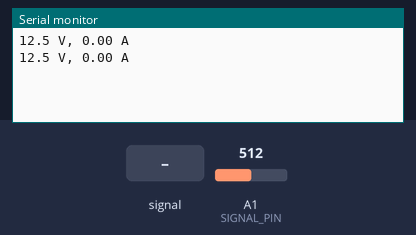
This sketch was run on a simulated Arduino Uno, built with avr-gcc and run on an emulated ATmega328P. On the bench: the last lines printed to the serial monitor. Inputs (shaded band) come from the test bench; at power-on: A1 (SIGNAL_PIN) = 512.

Above: at 1.8 s.
1.9 s: A1 (SIGNAL_PIN) fed a 200 Hz sine of ±81 counts around its level
At 2.6 s:
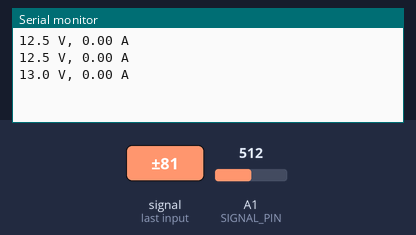
3.4 s: A1 (SIGNAL_PIN) set to 716
At 4.7 s:
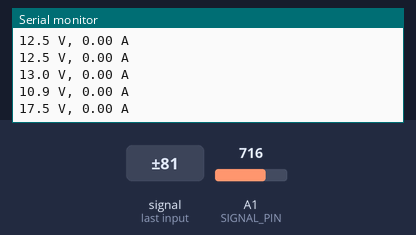
4.9 s: A1 (SIGNAL_PIN) fed a 1000 Hz sine of ±255 counts around its level
At 5.8 s:
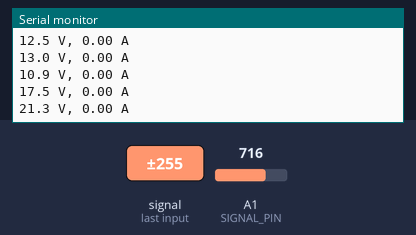
6.4 s: A1 (SIGNAL_PIN) set to 900
At 7.8 s:
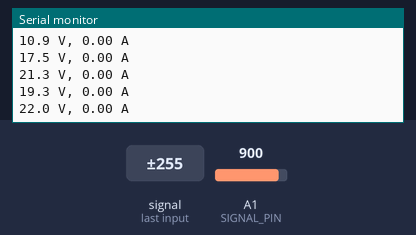
Timing chart, 0 to 8.9 s (numbered marks = the images above; inputs shaded):
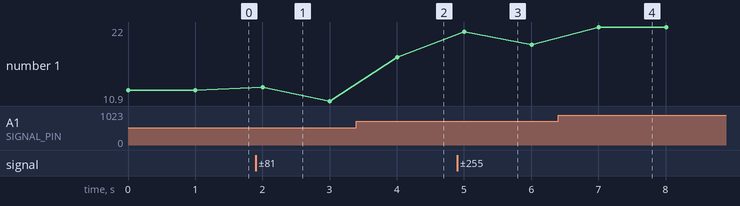

Measured:
- after the input at 1.9 s, the serial monitor: prints a new line after 0.10 s (image 1)
- after the input at 3.4 s, the serial monitor: prints a new line after 0.60 s (image 2)
- after the input at 4.9 s, the serial monitor: prints a new line after 0.11 s (image 3)
- after the input at 6.4 s, the serial monitor: prints a new line after 0.61 s (image 4)
- plotted number 1: 12.5 → 10.9 after the input at 1.9 s, 10.9 → 17.5 after the input at 3.4 s, 17.5 → 19.3 after the input at 4.9 s, 19.3 → 22 after the input at 6.4 s

The sketch:

current_dc_test.ino
```cpp
// Include Libraries
#include "Arduino.h"
#include "ACS712.h"

// Author: Alex Nastase
// adapted from Circuit.io and https://how2electronics.com/interfacing-0-25v-dc-voltage-sensor-with-arduino/
// Pin Definitions
#define ACS712_PIN_VO	A0
//#define B01HTC4XKY_PIN_S	A1

//TODO: serial connection and data send to raspberry pi
//Option: classify the voltage sensor like the current one

#include <Wire.h>

#define SIGNAL_PIN A1

// Floats for ADC voltage & Input voltage
float adc_voltage = 0.0;
float in_voltage = 0.0;

// Floats for resistor values in divider (in ohms)
float R1 = 30000.0;
float R2 = 7500.0;

// Float for Reference Voltage
float ref_voltage = 5.0;

// Integer for ADC value
int adc_value = 0;
// Global variables and defines
const int acs712calFactor = 510;

// object initialization
ACS712 acs712(ACS712_PIN_VO);
//DC_VOLTAGE dc_voltage(B01HTC4XKY_PIN_S);


// Setup the essentials for your circuit to work. It runs first every time your circuit is powered with electricity.
void setup()
{
    // Setup Serial which is useful for debugging
    // Use the Serial Monitor to view printed messages
    Serial.begin(9600);
    while (!Serial) ; // wait for serial port to connect. Needed for native USB
    //Serial.println("start");

    //Manually calibarte the ACS712 current sensor.
    //Connet the ACS to your board, but do not connect the current sensing side.
    //Follow serial monitor instructions. This needs be done one time only.
    //acs712.calibrate(acs712calFactor);

}

// Main logic of your circuit. It defines the interaction between the components you selected. After setup, it runs over and over again, in an eternal loop.
void loop()
{
  adc_value = analogRead(SIGNAL_PIN);

  // Determine voltage at ADC input
  adc_voltage  = (adc_value * ref_voltage) / 1024.0;

  // Calculate voltage at divider input
  in_voltage = adc_voltage / (R2 / (R1 + R2)) ;

  // Print results to Serial Monitor to 2 decimal places

  Serial.print(in_voltage, 1);
  Serial.print(" V, ");
    // Current Sensor Module ACS712
    //Get averaged current and voltage

    float acs712Currrent  = acs712.getCurrent();
    //float voltage = dc_voltage.getVoltage();

    //sends these through serial to be recieved by the raspberry pi
    Serial.print(acs712Currrent);
    Serial.println(" A");
    //Serial.println(voltage); Serial.println(F(" [V]"));

    //###########################

    delay(1000);


}

/*******************************************************

*    Circuito.io is an automatic generator of schematics and code for off
*    the shelf hardware combinations.

*    Copyright (C) 2016 Roboplan Technologies Ltd.

*    This program is free software: you can redistribute it and/or modify
*    it under the terms of the GNU General Public License as published by
*    the Free Software Foundation, either version 3 of the License, or
*    (at your option) any later version.

*    This program is distributed in the hope that it will be useful,
*    but WITHOUT ANY WARRANTY; without even the implied warranty of
*    MERCHANTABILITY or FITNESS FOR A PARTICULAR PURPOSE.  See the
*    GNU General Public License for more details.

*    You should have received a copy of the GNU General Public License
*    along with this program.  If not, see <http://www.gnu.org/licenses/>.

*    In addition, and without limitation, to the disclaimers of warranties
*    stated above and in the GNU General Public License version 3 (or any
*    later version), Roboplan Technologies Ltd. ("Roboplan") offers this
*    program subject to the following warranty disclaimers and by using
*    this program you acknowledge and agree to the following:
*    THIS PROGRAM IS PROVIDED ON AN "AS IS" AND "AS AVAILABLE" BASIS, AND
*    WITHOUT WARRANTIES OF ANY KIND EITHER EXPRESS OR IMPLIED.  ROBOPLAN
*    HEREBY DISCLAIMS ALL WARRANTIES, EXPRESS OR IMPLIED, INCLUDING BUT
*    NOT LIMITED TO IMPLIED WARRANTIES OF MERCHANTABILITY, TITLE, FITNESS
*    FOR A PARTICULAR PURPOSE, NON-INFRINGEMENT, AND THOSE ARISING BY
*    STATUTE OR FROM A COURSE OF DEALING OR USAGE OF TRADE.
*    YOUR RELIANCE ON, OR USE OF THIS PROGRAM IS AT YOUR SOLE RISK.
*    ROBOPLAN DOES NOT GUARANTEE THAT THE PROGRAM WILL BE FREE OF, OR NOT
*    SUSCEPTIBLE TO, BUGS, SECURITY BREACHES, OR VIRUSES. ROBOPLAN DOES
*    NOT WARRANT THAT YOUR USE OF THE PROGRAM, INCLUDING PURSUANT TO
*    SCHEMATICS, INSTRUCTIONS OR RECOMMENDATIONS OF ROBOPLAN, WILL BE SAFE
*    FOR PERSONAL USE OR FOR PRODUCTION OR COMMERCIAL USE, WILL NOT
*    VIOLATE ANY THIRD PARTY RIGHTS, WILL PROVIDE THE INTENDED OR DESIRED
*    RESULTS, OR OPERATE AS YOU INTENDED OR AS MAY BE INDICATED BY ROBOPLAN.
*    YOU HEREBY WAIVE, AGREE NOT TO ASSERT AGAINST, AND RELEASE ROBOPLAN,
*    ITS LICENSORS AND AFFILIATES FROM, ANY CLAIMS IN CONNECTION WITH ANY OF
*    THE ABOVE.
********************************************************/
```
